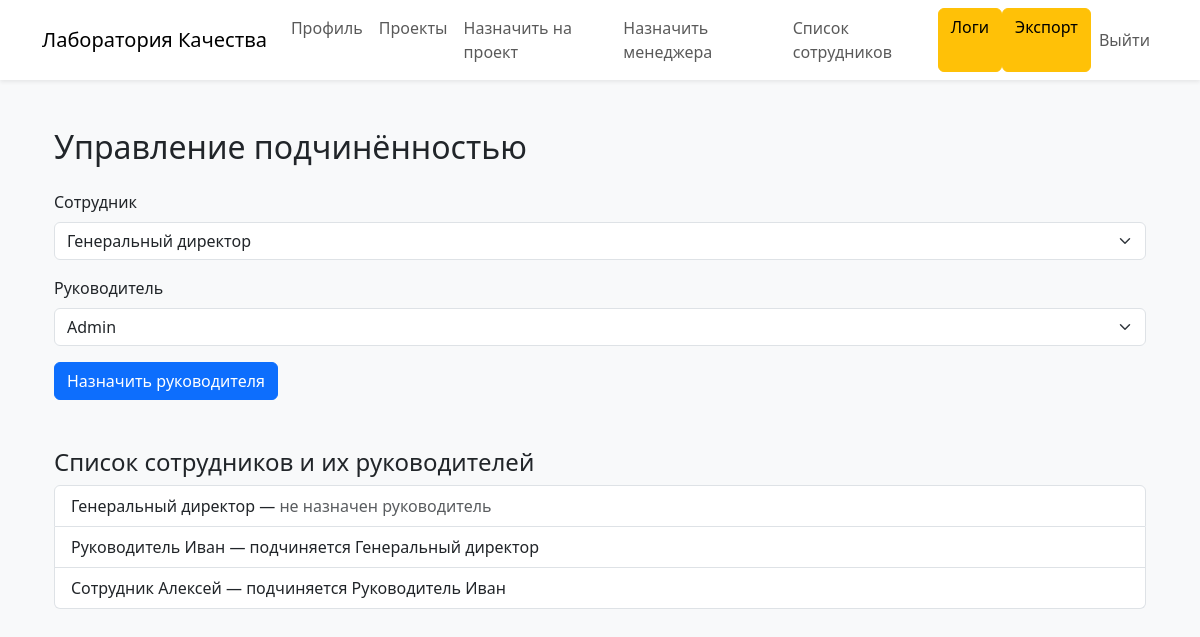
The app's page /admin/hierarchy (signed in) with its own data.
### models/user.py (models this page shows)
class User(db.Model, UserMixin):
    id = db.Column(db.Integer, primary_key=True)
    name = db.Column(db.String(64), nullable=False)
    email = db.Column(db.String(120), unique=True, nullable=False)
    password_hash = db.Column(db.String(128), nullable=False)
    role_id = db.Column(db.Integer, db.ForeignKey('role.id'), nullable=False)
    user_projects = db.relationship('UserProject', backref='user', lazy=True)
    manager_id = db.Column(db.Integer, db.ForeignKey('user.id'), nullable=True)
    subordinates = db.relationship('User', backref=db.backref('manager', remote_side='User.id'), lazy=True)
    logs = db.relationship('Log', backref='user', lazy=True)

### routes.py (the view)
    @app.route('/admin/hierarchy', methods=['GET', 'POST'])
    @login_required
    def manage_hierarchy():
        if not current_user.role_id in  [1, 2, 3 ]:
            return redirect(url_for('profile'))
        form = AssignManagerForm()
        form.subordinate_id.choices = [(u.id, u.name) for u in User.query.filter(User.role_id > 1).all()]
        form.manager_id.choices = [(u.id, u.name) for u in User.query.filter(User.role_id < 4).all()]
        if form.validate_on_submit():
            subordinate = User.query.get(form.subordinate_id.data)
            subordinate.manager_id = form.manager_id.data
            db.session.commit()
            log_action("Назначил руководителя")
            return redirect(url_for('manage_hierarchy'))
        users = User.query.filter(User.role_id > 1).all()
        return render_template('hierarchy.html', users=users, form=form)

### forms/assign_manager_form.py
class AssignManagerForm(FlaskForm):
    subordinate_id = SelectField('Сотрудник', coerce=int, validators=[DataRequired()])
    manager_id = SelectField('Руководитель', coerce=int, validators=[DataRequired()])
    submit = SubmitField('Назначить руководителя')

### __init__.py (called while the page is built)
def create_app():
    app = Flask(__name__)
    app.config.from_object(Config)
    db.init_app(app)
    login.init_app(app)
    from models.user import User
    @login.user_loader
    def load_user(user_id):
        return User.query.get(int(user_id))
    from routes import register_routes
    register_routes(app)
    return app

### templates/hierarchy.html (shortened to what this page needs)
{% extends "base.html" %}
{% block content %}
<div class="container mt-5">
    <h2 class="mb-4">Управление подчинённостью</h2>
    <form method="POST">
        <div class="mb-3">
            {{ form.subordinate_id.label(class="form-label") }}
            {{ form.subordinate_id(class="form-select") }}
        </div>
        <div class="mb-3">
            {{ form.manager_id.label(class="form-label") }}
            {{ form.manager_id(class="form-select") }}
        </div>
        <div class="mb-3">
            {{ form.submit(class="btn btn-primary") }}
        </div>
    </form>
    <h4 class="mt-5">Список сотрудников и их руководителей</h4>
    <ul class="list-group">
        {% for user in users %}
            <li class="list-group-item">
                {{ user.name }} —
                {% if user.manager %}
                    подчиняется {{ user.manager.name }}
                {% else %}
                    <span class="text-muted">не назначен руководитель</span>
                {% endif %}
            </li>
        {% endfor %}
    </ul>
</div>
{% endblock %}

### records on screen
User: name "Генеральный директор", shows "не назначен руководитель"
User: name "Руководитель Иван", manager.name "Генеральный директор"
User: name "Сотрудник Алексей", manager.name "Руководитель Иван"
